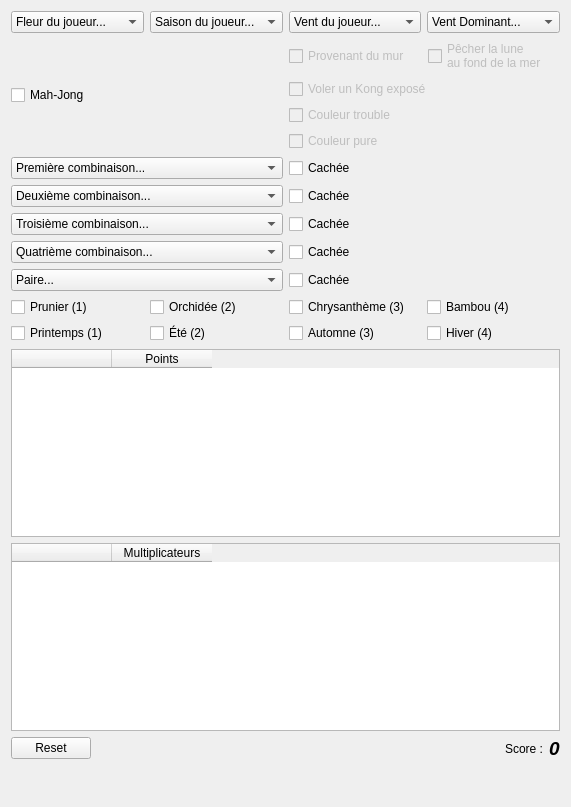
<?xml version="1.0" encoding="UTF-8"?>
<ui version="4.0">
 <class>HKScoreSheetWidget</class>
 <widget class="QWidget" name="HKScoreSheetWidget">
  <property name="geometry">
   <rect>
    <x>0</x>
    <y>0</y>
    <width>571</width>
    <height>807</height>
   </rect>
  </property>
  <property name="windowTitle">
   <string>Form</string>
  </property>
  <layout class="QVBoxLayout" name="verticalLayout_6">
   <item>
    <layout class="QHBoxLayout" name="horizontalLayout_4">
     <item>
      <widget class="QComboBox" name="playerFlowerBox">
       <item>
        <property name="text">
         <string>Fleur du joueur...</string>
        </property>
       </item>
       <item>
        <property name="text">
         <string>Prunier (1)</string>
        </property>
       </item>
       <item>
        <property name="text">
         <string>Orchidée (2)</string>
        </property>
       </item>
       <item>
        <property name="text">
         <string>Chrysanthème (3)</string>
        </property>
       </item>
       <item>
        <property name="text">
         <string>Bambou (4)</string>
        </property>
       </item>
      </widget>
     </item>
     <item>
      <widget class="QComboBox" name="playerSeasonBox">
       <item>
        <property name="text">
         <string>Saison du joueur...</string>
        </property>
       </item>
       <item>
        <property name="text">
         <string>Printemps (1)</string>
        </property>
       </item>
       <item>
        <property name="text">
         <string>Été (2)</string>
        </property>
       </item>
       <item>
        <property name="text">
         <string>Automne (3)</string>
        </property>
       </item>
       <item>
        <property name="text">
         <string>Hiver (4)</string>
        </property>
       </item>
      </widget>
     </item>
     <item>
      <widget class="QComboBox" name="playerWindBox">
       <item>
        <property name="text">
         <string>Vent du joueur...</string>
        </property>
       </item>
       <item>
        <property name="text">
         <string>Est</string>
        </property>
       </item>
       <item>
        <property name="text">
         <string>Sud</string>
        </property>
       </item>
       <item>
        <property name="text">
         <string>Nord</string>
        </property>
       </item>
       <item>
        <property name="text">
         <string>Ouest</string>
        </property>
       </item>
      </widget>
     </item>
     <item>
      <widget class="QComboBox" name="mainWindBox">
       <item>
        <property name="text">
         <string>Vent Dominant...</string>
        </property>
       </item>
       <item>
        <property name="text">
         <string>Est</string>
        </property>
       </item>
       <item>
        <property name="text">
         <string>Sud</string>
        </property>
       </item>
       <item>
        <property name="text">
         <string>Nord</string>
        </property>
       </item>
       <item>
        <property name="text">
         <string>Ouest</string>
        </property>
       </item>
      </widget>
     </item>
    </layout>
   </item>
   <item>
    <layout class="QHBoxLayout" name="horizontalLayout_3">
     <item>
      <widget class="QCheckBox" name="mahJongCheckBox">
       <property name="text">
        <string>Mah-Jong</string>
       </property>
      </widget>
     </item>
     <item>
      <layout class="QVBoxLayout" name="verticalLayout_5">
       <item>
        <layout class="QHBoxLayout" name="horizontalLayout_2">
         <item>
          <widget class="QCheckBox" name="wallCheckBox">
           <property name="enabled">
            <bool>false</bool>
           </property>
           <property name="text">
            <string>Provenant du mur</string>
           </property>
          </widget>
         </item>
         <item>
          <widget class="QCheckBox" name="moonCheckBox">
           <property name="enabled">
            <bool>false</bool>
           </property>
           <property name="text">
            <string>Pêcher la lune
au fond de la mer</string>
           </property>
          </widget>
         </item>
        </layout>
       </item>
       <item>
        <widget class="QCheckBox" name="stealCheckBox">
         <property name="enabled">
          <bool>false</bool>
         </property>
         <property name="text">
          <string>Voler un Kong exposé</string>
         </property>
        </widget>
       </item>
       <item>
        <widget class="QCheckBox" name="troubleCheckBox">
         <property name="enabled">
          <bool>false</bool>
         </property>
         <property name="text">
          <string>Couleur trouble</string>
         </property>
        </widget>
       </item>
       <item>
        <widget class="QCheckBox" name="pureCheckBox">
         <property name="enabled">
          <bool>false</bool>
         </property>
         <property name="text">
          <string>Couleur pure</string>
         </property>
        </widget>
       </item>
      </layout>
     </item>
    </layout>
   </item>
   <item>
    <layout class="QGridLayout" name="gridLayout">
     <item row="1" column="0">
      <widget class="QComboBox" name="combination2Box">
       <item>
        <property name="text">
         <string>Deuxième combinaison...</string>
        </property>
       </item>
       <item>
        <property name="text">
         <string>Chow</string>
        </property>
       </item>
       <item>
        <property name="text">
         <string>Pung mineur</string>
        </property>
       </item>
       <item>
        <property name="text">
         <string>Pung majeur / de Vent</string>
        </property>
       </item>
       <item>
        <property name="text">
         <string>Pung de Vent du joueur / domniant</string>
        </property>
       </item>
       <item>
        <property name="text">
         <string>Pung de Dragons</string>
        </property>
       </item>
       <item>
        <property name="text">
         <string>Kong mineur</string>
        </property>
       </item>
       <item>
        <property name="text">
         <string>Kong majeur / de vent</string>
        </property>
       </item>
       <item>
        <property name="text">
         <string>Kong de Vent du joueur / dominant</string>
        </property>
       </item>
       <item>
        <property name="text">
         <string>Kong de Dragons</string>
        </property>
       </item>
      </widget>
     </item>
     <item row="2" column="0">
      <widget class="QComboBox" name="combination3Box">
       <item>
        <property name="text">
         <string>Troisième combinaison...</string>
        </property>
       </item>
       <item>
        <property name="text">
         <string>Chow</string>
        </property>
       </item>
       <item>
        <property name="text">
         <string>Pung mineur</string>
        </property>
       </item>
       <item>
        <property name="text">
         <string>Pung majeur / de Vent</string>
        </property>
       </item>
       <item>
        <property name="text">
         <string>Pung de Vent du joueur / domniant</string>
        </property>
       </item>
       <item>
        <property name="text">
         <string>Pung de Dragons</string>
        </property>
       </item>
       <item>
        <property name="text">
         <string>Kong mineur</string>
        </property>
       </item>
       <item>
        <property name="text">
         <string>Kong majeur / de vent</string>
        </property>
       </item>
       <item>
        <property name="text">
         <string>Kong de Vent du joueur / dominant</string>
        </property>
       </item>
       <item>
        <property name="text">
         <string>Kong de Dragons</string>
        </property>
       </item>
      </widget>
     </item>
     <item row="4" column="0">
      <widget class="QComboBox" name="pairBox">
       <item>
        <property name="text">
         <string>Paire...</string>
        </property>
       </item>
       <item>
        <property name="text">
         <string>Paire de Vent du joueur / dominant</string>
        </property>
       </item>
       <item>
        <property name="text">
         <string>Paire de Dragons</string>
        </property>
       </item>
      </widget>
     </item>
     <item row="4" column="1">
      <widget class="QCheckBox" name="hiddenPairCheckBox">
       <property name="text">
        <string>Cachée</string>
       </property>
      </widget>
     </item>
     <item row="3" column="1">
      <widget class="QCheckBox" name="hidden4CheckBox">
       <property name="text">
        <string>Cachée</string>
       </property>
      </widget>
     </item>
     <item row="0" column="0">
      <widget class="QComboBox" name="combination1Box">
       <item>
        <property name="text">
         <string>Première combinaison...</string>
        </property>
       </item>
       <item>
        <property name="text">
         <string>Chow</string>
        </property>
       </item>
       <item>
        <property name="text">
         <string>Pung mineur</string>
        </property>
       </item>
       <item>
        <property name="text">
         <string>Pung majeur / de Vent</string>
        </property>
       </item>
       <item>
        <property name="text">
         <string>Pung de Vent du joueur / dominant</string>
        </property>
       </item>
       <item>
        <property name="text">
         <string>Pung de Dragons</string>
        </property>
       </item>
       <item>
        <property name="text">
         <string>Kong mineur</string>
        </property>
       </item>
       <item>
        <property name="text">
         <string>Kong majeur / de vent</string>
        </property>
       </item>
       <item>
        <property name="text">
         <string>Kong de Vent du joueur / dominant</string>
        </property>
       </item>
       <item>
        <property name="text">
         <string>Kong de Dragons</string>
        </property>
       </item>
      </widget>
     </item>
     <item row="3" column="0">
      <widget class="QComboBox" name="combination4Box">
       <item>
        <property name="text">
         <string>Quatrième combinaison...</string>
        </property>
       </item>
       <item>
        <property name="text">
         <string>Chow</string>
        </property>
       </item>
       <item>
        <property name="text">
         <string>Pung mineur</string>
        </property>
       </item>
       <item>
        <property name="text">
         <string>Pung majeur / de Vent</string>
        </property>
       </item>
       <item>
        <property name="text">
         <string>Pung de Vent du joueur / domniant</string>
        </property>
       </item>
       <item>
        <property name="text">
         <string>Pung de Dragons</string>
        </property>
       </item>
       <item>
        <property name="text">
         <string>Kong mineur</string>
        </property>
       </item>
       <item>
        <property name="text">
         <string>Kong majeur / de vent</string>
        </property>
       </item>
       <item>
        <property name="text">
         <string>Kong de Vent du joueur / dominant</string>
        </property>
       </item>
       <item>
        <property name="text">
         <string>Kong de Dragons</string>
        </property>
       </item>
      </widget>
     </item>
     <item row="0" column="1">
      <widget class="QCheckBox" name="hidden1CheckBox">
       <property name="text">
        <string>Cachée</string>
       </property>
      </widget>
     </item>
     <item row="1" column="1">
      <widget class="QCheckBox" name="hidden2CheckBox">
       <property name="text">
        <string>Cachée</string>
       </property>
      </widget>
     </item>
     <item row="2" column="1">
      <widget class="QCheckBox" name="hidden3CheckBox">
       <property name="text">
        <string>Cachée</string>
       </property>
      </widget>
     </item>
    </layout>
   </item>
   <item>
    <layout class="QHBoxLayout" name="horizontalLayout">
     <item>
      <layout class="QVBoxLayout" name="verticalLayout">
       <item>
        <widget class="QCheckBox" name="flower1CheckBox">
         <property name="text">
          <string>Prunier (1)</string>
         </property>
        </widget>
       </item>
       <item>
        <widget class="QCheckBox" name="season1CheckBox">
         <property name="text">
          <string>Printemps (1)</string>
         </property>
        </widget>
       </item>
      </layout>
     </item>
     <item>
      <layout class="QVBoxLayout" name="verticalLayout_2">
       <item>
        <widget class="QCheckBox" name="flower2CheckBox">
         <property name="text">
          <string>Orchidée (2)</string>
         </property>
        </widget>
       </item>
       <item>
        <widget class="QCheckBox" name="season2CheckBox">
         <property name="text">
          <string>Été (2)</string>
         </property>
        </widget>
       </item>
      </layout>
     </item>
     <item>
      <layout class="QVBoxLayout" name="verticalLayout_3">
       <item>
        <widget class="QCheckBox" name="flower3CheckBox">
         <property name="text">
          <string>Chrysanthème (3)</string>
         </property>
        </widget>
       </item>
       <item>
        <widget class="QCheckBox" name="season3CheckBox">
         <property name="text">
          <string>Automne (3)</string>
         </property>
        </widget>
       </item>
      </layout>
     </item>
     <item>
      <layout class="QVBoxLayout" name="verticalLayout_4">
       <item>
        <widget class="QCheckBox" name="flower4CheckBox">
         <property name="text">
          <string>Bambou (4)</string>
         </property>
        </widget>
       </item>
       <item>
        <widget class="QCheckBox" name="season4CheckBox">
         <property name="text">
          <string>Hiver (4)</string>
         </property>
        </widget>
       </item>
      </layout>
     </item>
    </layout>
   </item>
   <item>
    <widget class="QTableWidget" name="pointsTableWidget">
     <attribute name="verticalHeaderVisible">
      <bool>false</bool>
     </attribute>
     <column>
      <property name="text">
       <string/>
      </property>
     </column>
     <column>
      <property name="text">
       <string>Points</string>
      </property>
     </column>
    </widget>
   </item>
   <item>
    <widget class="QTableWidget" name="multiplicatorsTableWidget">
     <attribute name="verticalHeaderVisible">
      <bool>false</bool>
     </attribute>
     <column>
      <property name="text">
       <string/>
      </property>
     </column>
     <column>
      <property name="text">
       <string>Multiplicateurs</string>
      </property>
     </column>
    </widget>
   </item>
   <item>
    <layout class="QHBoxLayout" name="horizontalLayout_5">
     <item>
      <widget class="QPushButton" name="resetButton">
       <property name="text">
        <string>Reset</string>
       </property>
      </widget>
     </item>
     <item>
      <spacer name="horizontalSpacer">
       <property name="orientation">
        <enum>Qt::Horizontal</enum>
       </property>
       <property name="sizeHint" stdset="0">
        <size>
         <width>40</width>
         <height>20</height>
        </size>
       </property>
      </spacer>
     </item>
     <item>
      <widget class="QLabel" name="label_5">
       <property name="text">
        <string>Score :</string>
       </property>
      </widget>
     </item>
     <item>
      <widget class="QLabel" name="scoreLabel">
       <property name="font">
        <font>
         <pointsize>14</pointsize>
         <weight>75</weight>
         <italic>true</italic>
         <bold>true</bold>
        </font>
       </property>
       <property name="text">
        <string>0</string>
       </property>
      </widget>
     </item>
    </layout>
   </item>
   <item>
    <spacer name="verticalSpacer">
     <property name="orientation">
      <enum>Qt::Vertical</enum>
     </property>
     <property name="sizeHint" stdset="0">
      <size>
       <width>20</width>
       <height>40</height>
      </size>
     </property>
    </spacer>
   </item>
  </layout>
 </widget>
 <resources/>
 <connections/>
</ui>
